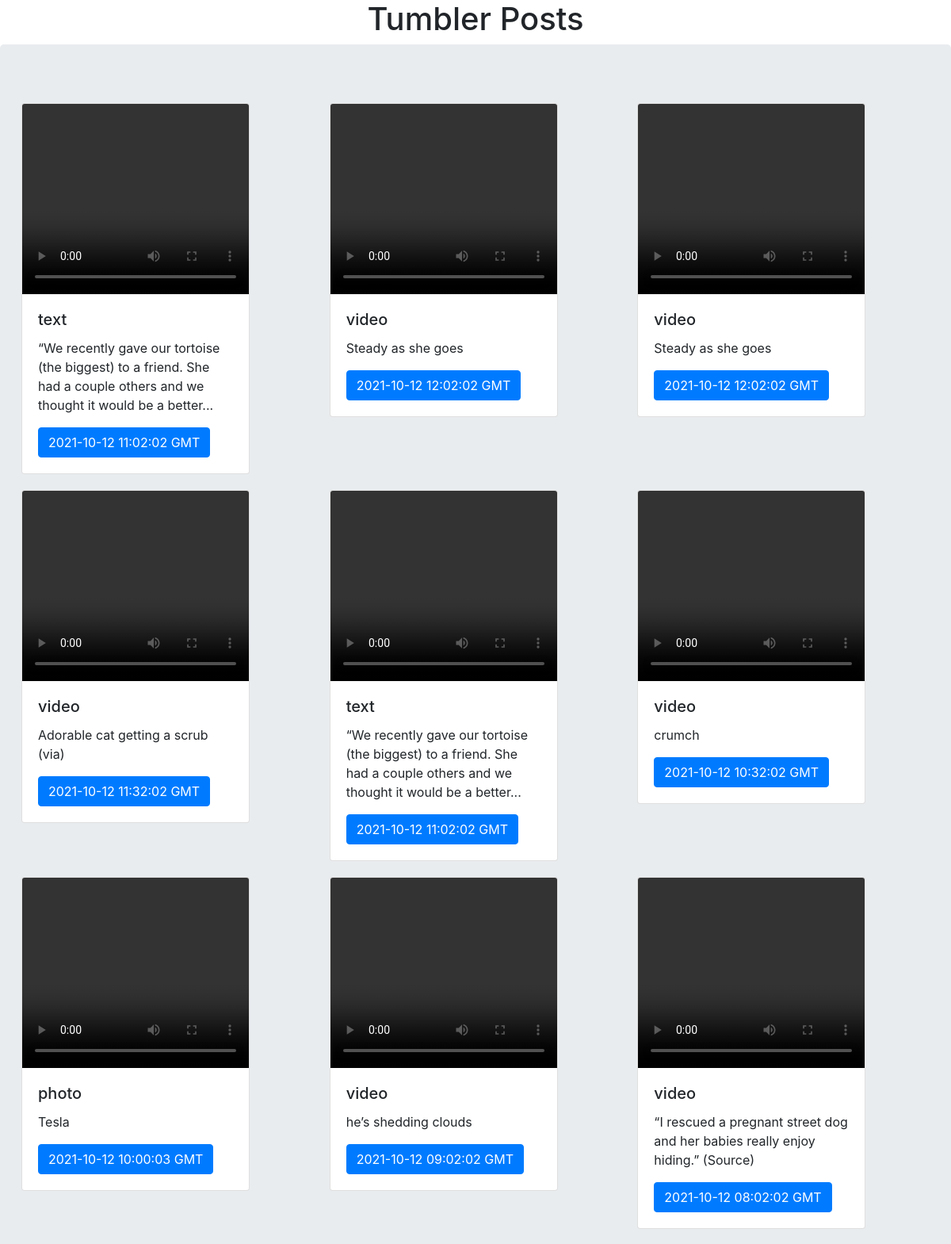
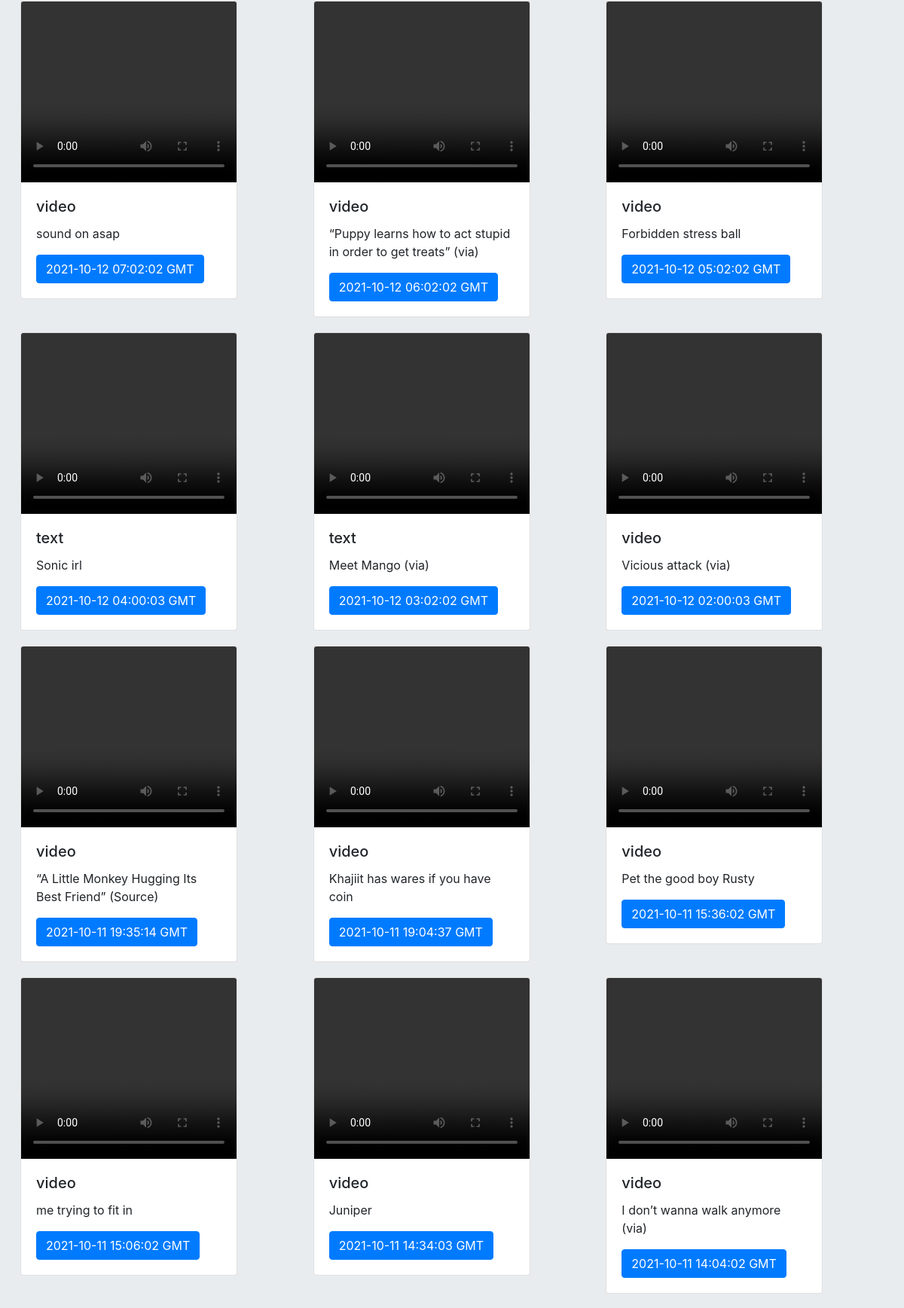
The app's page /apitumbler (upper part) with its own data (2 pictures, top to bottom).
### MyApp/models.py (models this page shows)
class trumbler(models.Model):
    status_num = models.IntegerField(null=True, blank=True)
    status_text = models.TextField(null=True, blank=True)
    status_name = models.TextField(null=True, blank=True)
    status_created_at = models.TextField(null=True, blank=True)
    status_favourate_Count = models.TextField(null=True, blank=True)
    status_lang = models.TextField(null=True, blank=True)

### MyApp/views.py (the view, shortened to what this page needs)
# urls.py: path('apitumbler',getTumblerdata, name="gettumbler"  ),
def getTumblerdata(request):
    conn.tumblerrCol.drop()
    data = conn.tumblrClient.posts(constants.tumblr.BLOG_NAME)
    postdata = []
    p = data['posts']
    print(p)
    i =1
    tt = trumbler.objects.all()
    context = {
        "tt":tt
    }
    return render(request, 'tumbler.html', context)

### MyApp/templates/tumbler.html (shortened to what this page needs)
<!doctype html>
<html lang="en">
  <head>
    <link rel="stylesheet" href="https://stackpath.bootstrapcdn.com/bootstrap/4.3.1/css/bootstrap.min.css">
  </head>
  <body>
    <h1 style="text-align: center">Tumbler Posts</h1>
   <div class="jumbotron">
       <div class="row">
           {% for i in tt %}
           <div class="col" style="padding: 10px">
            <div class="card" style="width: 18rem;">
                <video class="card-img-top" width="320" height="240" controls>
  <source src="{{ i.status_lang }}" type="video/mp4">
</video>
  <div class="card-body">
    <h5 class="card-title">{{ i.status_name }}</h5>
    <p class="card-text">{{ i.status_text }}</p>
    <a href="#" class="btn btn-primary">{{ i.status_created_at }}</a>
  </div>
</div>
           </div>
           {% endfor %}
       </div>
    </div>
  </body>
</html>

### records on screen
trumbler: status_name "text", status_text "“We recently gave our tortoise (the biggest) to a friend. She had a couple others and we thought it would be a better...", status_created_at "2021-10-12 11:02:02 GMT"
trumbler: status_name "video", status_text "Steady as she goes", status_created_at "2021-10-12 12:02:02 GMT"
trumbler: status_name "video", status_text "Steady as she goes", status_created_at "2021-10-12 12:02:02 GMT"
trumbler: status_name "video", status_text "Adorable cat getting a scrub (via)", status_created_at "2021-10-12 11:32:02 GMT"
trumbler: status_name "text", status_text "“We recently gave our tortoise (the biggest) to a friend. She had a couple others and we thought it would be a better...", status_created_at "2021-10-12 11:02:02 GMT"
trumbler: status_name "video", status_text "crumch", status_created_at "2021-10-12 10:32:02 GMT"
trumbler: status_name "photo", status_text "Tesla", status_created_at "2021-10-12 10:00:03 GMT"
trumbler: status_name "video", status_text "he’s shedding clouds", status_created_at "2021-10-12 09:02:02 GMT"
trumbler: status_name "video", status_text "“I rescued a pregnant street dog and her babies really enjoy hiding.” (Source)", status_created_at "2021-10-12 08:02:02 GMT"
trumbler: status_name "video", status_text "sound on asap", status_created_at "2021-10-12 07:02:02 GMT"
trumbler: status_name "video", status_text "“Puppy learns how to act stupid in order to get treats” (via)", status_created_at "2021-10-12 06:02:02 GMT"
trumbler: status_name "video", status_text "Forbidden stress ball", status_created_at "2021-10-12 05:02:02 GMT"
trumbler: status_name "text", status_text "Sonic irl", status_created_at "2021-10-12 04:00:03 GMT"
trumbler: status_name "text", status_text "Meet Mango (via)", status_created_at "2021-10-12 03:02:02 GMT"
trumbler: status_name "video", status_text "Vicious attack (via)", status_created_at "2021-10-12 02:00:03 GMT"
trumbler: status_name "video", status_text "“A Little Monkey Hugging Its Best Friend” (Source)", status_created_at "2021-10-11 19:35:14 GMT"
trumbler: status_name "video", status_text "Khajiit has wares if you have coin", status_created_at "2021-10-11 19:04:37 GMT"
trumbler: status_name "video", status_text "Pet the good boy Rusty", status_created_at "2021-10-11 15:36:02 GMT"
trumbler: status_name "video", status_text "me trying to fit in", status_created_at "2021-10-11 15:06:02 GMT"
trumbler: status_name "video", status_text "Juniper", status_created_at "2021-10-11 14:34:03 GMT"
trumbler: status_name "video", status_text "I don’t wanna walk anymore (via)", status_created_at "2021-10-11 14:04:02 GMT"
